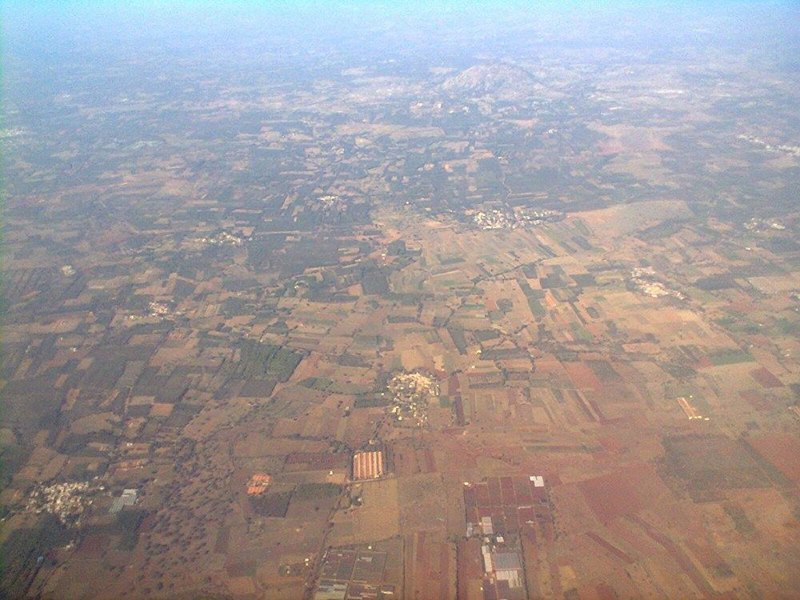
#> input picture image/earthfromsky.jpg, 800 x 600 px, found by its file name
$ python ex1.py
#> lines starting #> are read from the running program, lines starting #| are printed output that depends on the picture
import matplotlib.pylab as pylab
import numpy as np
import os
from skimage.io import imread
from skimage.color import rgb2gray
from skimage import exposure

image_path = './image/earthfromsky.jpg'

if not os.path.exists(image_path):
    print(f"경고: {image_path} 파일을 찾을 수 없습니다. 코드를 종료합니다.")
else:
    img = rgb2gray(imread(image_path))
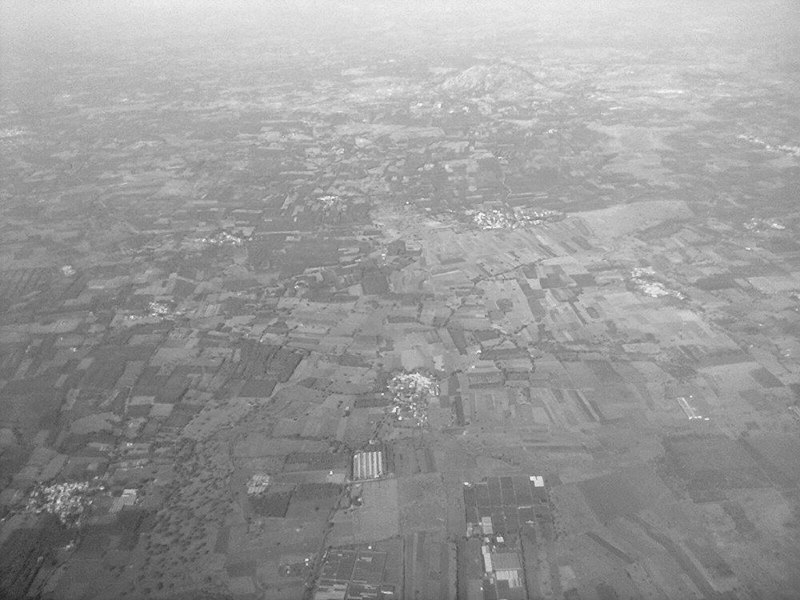
#> img: shape (600, 800) float64; min 0.137, max 0.994, mean 0.603

    img_eq = exposure.equalize_hist(img)
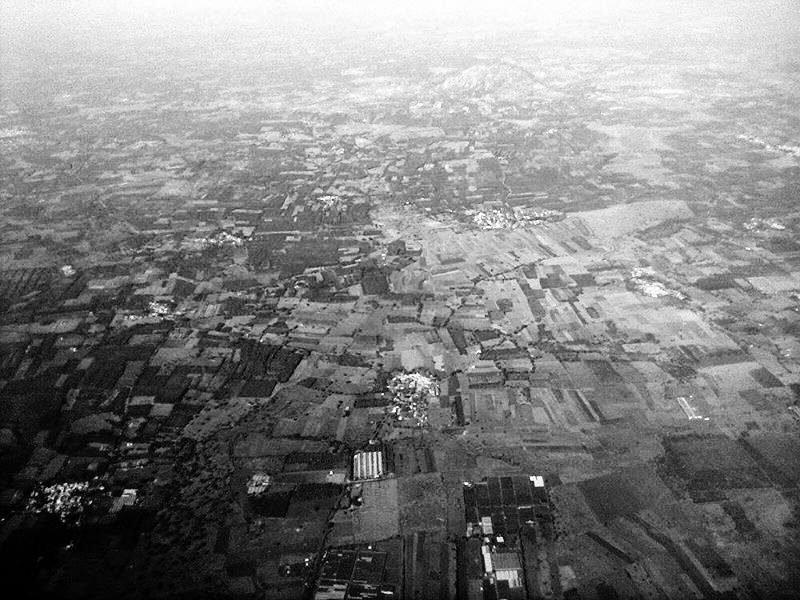
#> img_eq: shape (600, 800) float64; min 2.08e-06, max 1, mean 0.503

    img_adapteq = exposure.equalize_adapthist(img, clip_limit=0.03)
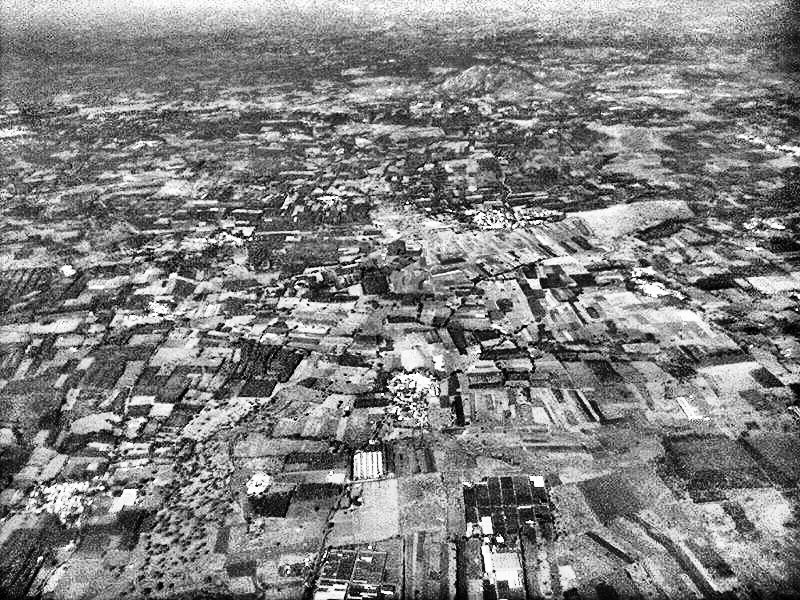
#> img_adapteq: shape (600, 800) float64; min 0, max 1, mean 0.508

    images = [img, img_eq, img_adapteq]
    titles = ['Original input (earth from sky)',
              'After histogram equalization',
              'After adaptive histogram equalization']

    pylab.gray()

    pylab.figure(figsize=(18, 12))

    for i in range(3):
        pylab.subplot(2, 3, i + 1)
        pylab.imshow(images[i], cmap='gray')
        pylab.axis('off')
        pylab.title(titles[i], size=15)

        pylab.subplot(2, 3, i + 4)
        pylab.hist(images[i].ravel(), bins=256, range=(0.0, 1.0), color='g', density=True)
        pylab.title('Histogram for ' + titles[i].split('(')[0].strip(), size=12)
        pylab.xlabel('Pixel value'), pylab.ylabel('Normalized frequency')

    pylab.tight_layout()
    pylab.show()
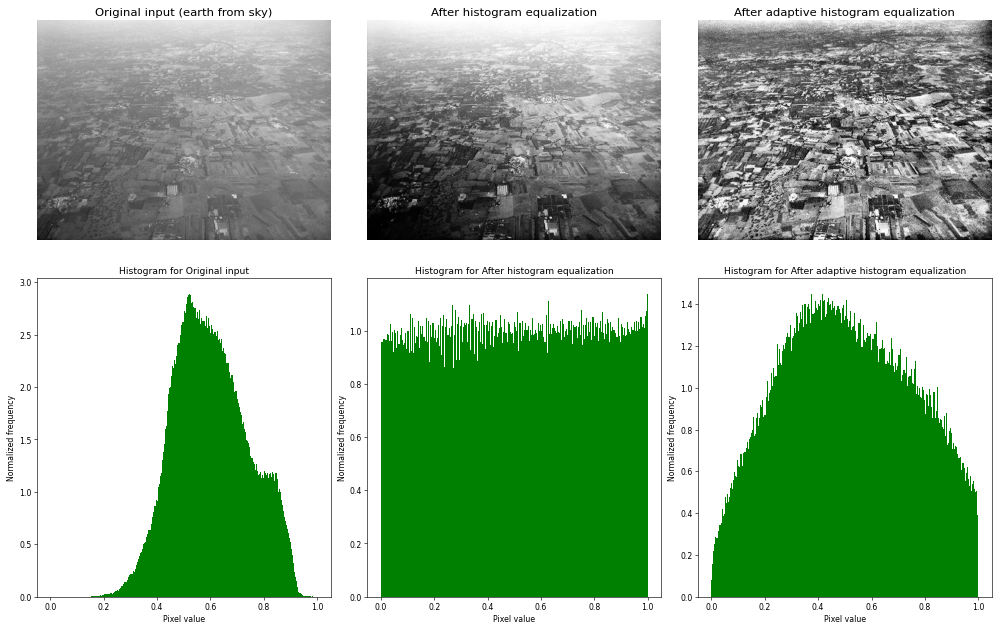
#> figure drawn by matplotlib, 6 panels; panel 2: tallest bar 2.89 high, from x = 0.52 to 0.523; panel 4: tallest bar 1.14 high, from x = 0.996 to 1; panel 6: tallest bar 1.45 high, from x = 0.375 to 0.379

$ run again, with image/aero.jpg copied over image/earthfromsky.jpg
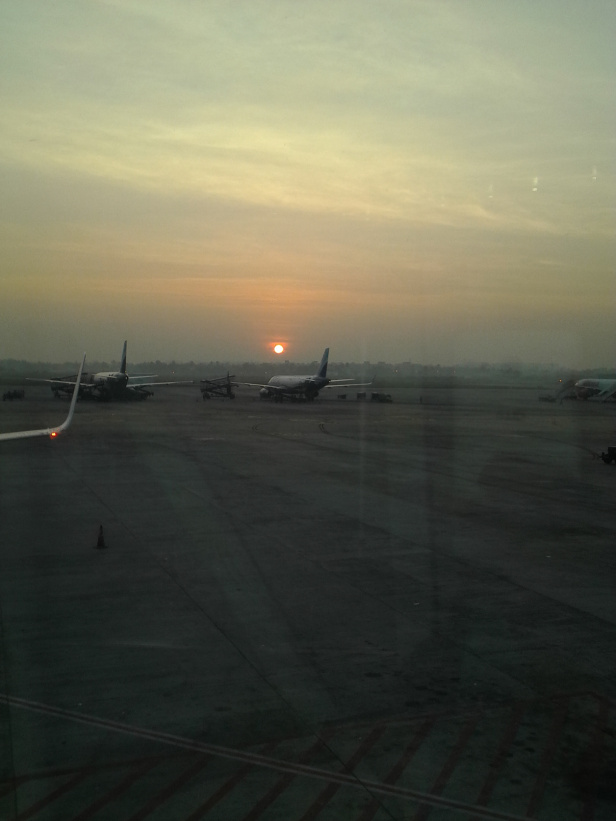
#> input picture image/aero.jpg, 616 x 821 px, found by its file name
#> `img_eq = exposure.equalize_hist(img)`:
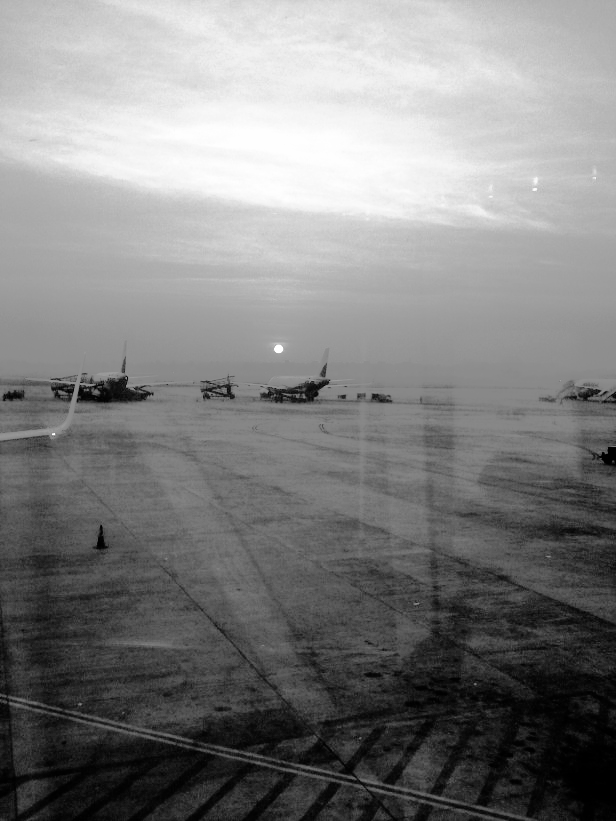
#> img_eq: shape (821, 616) float64; min 1.98e-06, max 1, mean 0.505
#> `img_adapteq = exposure.equalize_adapthist(img, clip_limit=0.03)`:
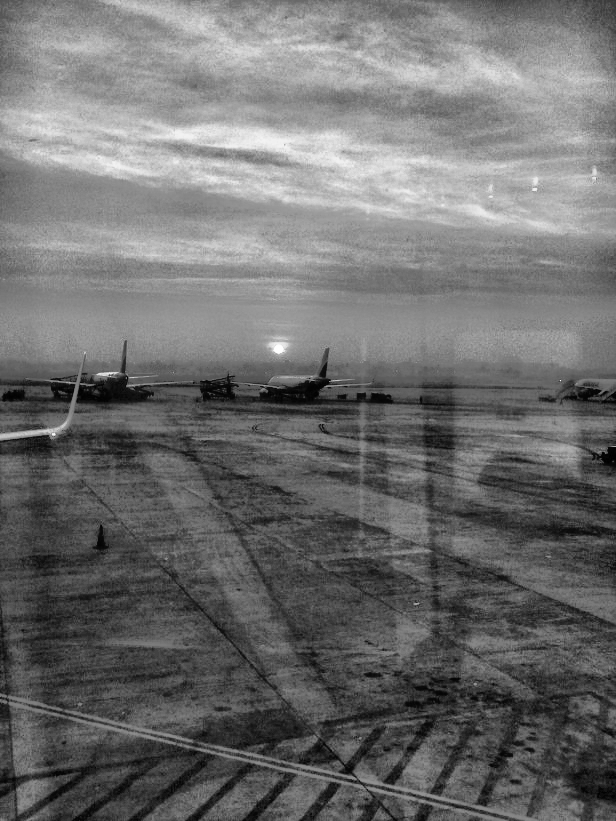
#> img_adapteq: shape (821, 616) float64; min 0, max 1, mean 0.435

$ run again, with image/bisons.jpg copied over image/earthfromsky.jpg
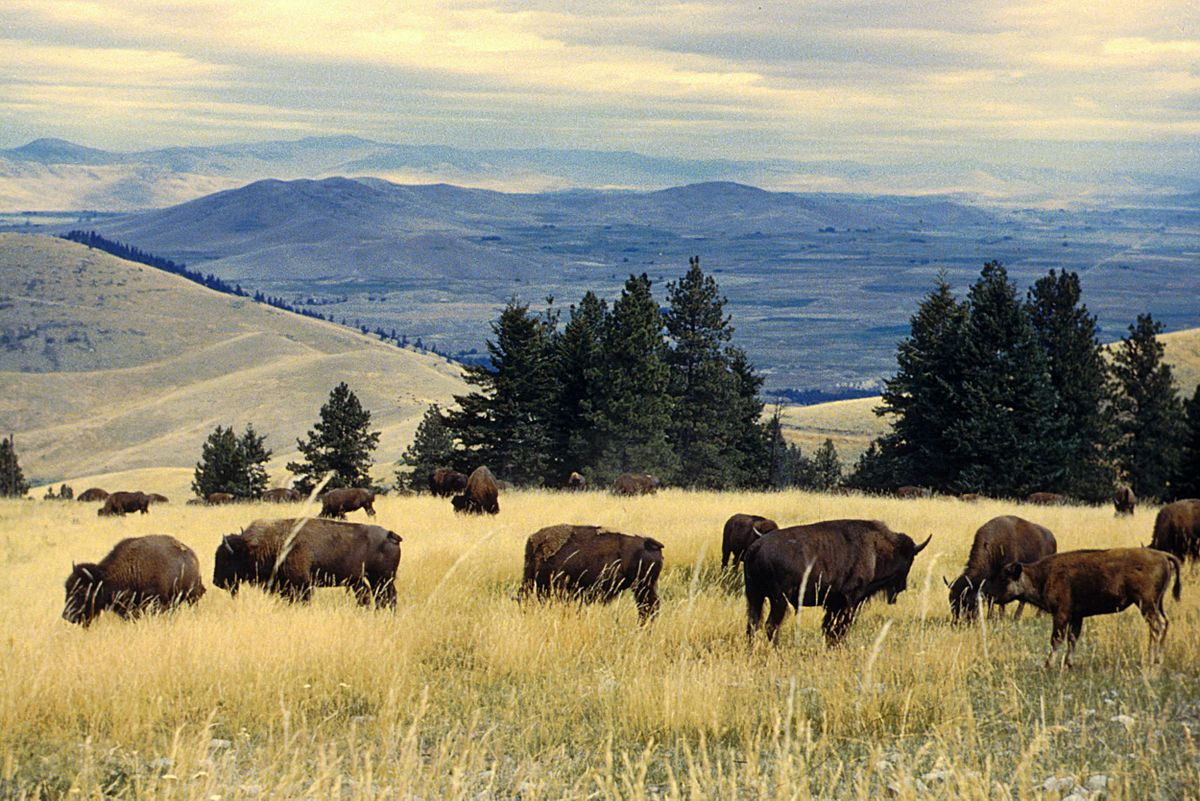
#> input picture image/bisons.jpg, 1200 x 801 px, found by its file name
#> `img_eq = exposure.equalize_hist(img)`:
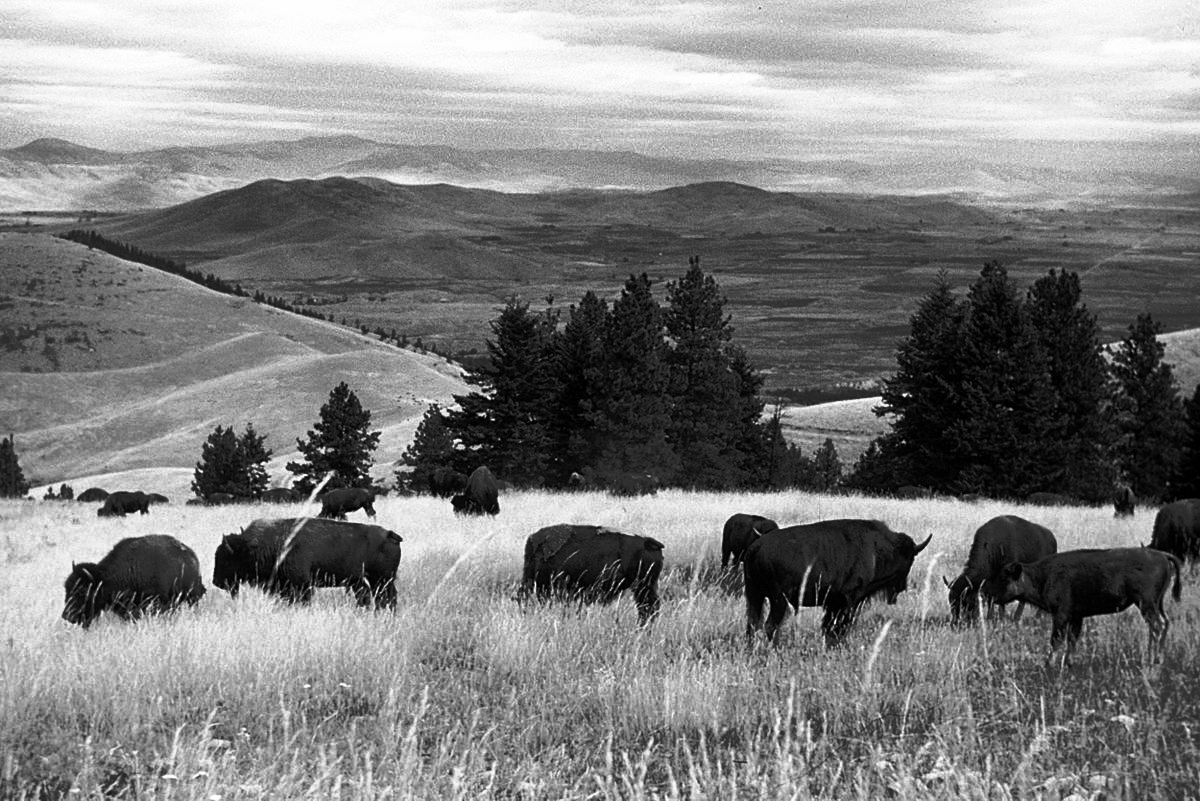
#> img_eq: shape (801, 1200) float64; min 0.000402, max 1, mean 0.503
#> `img_adapteq = exposure.equalize_adapthist(img, clip_limit=0.03)`:
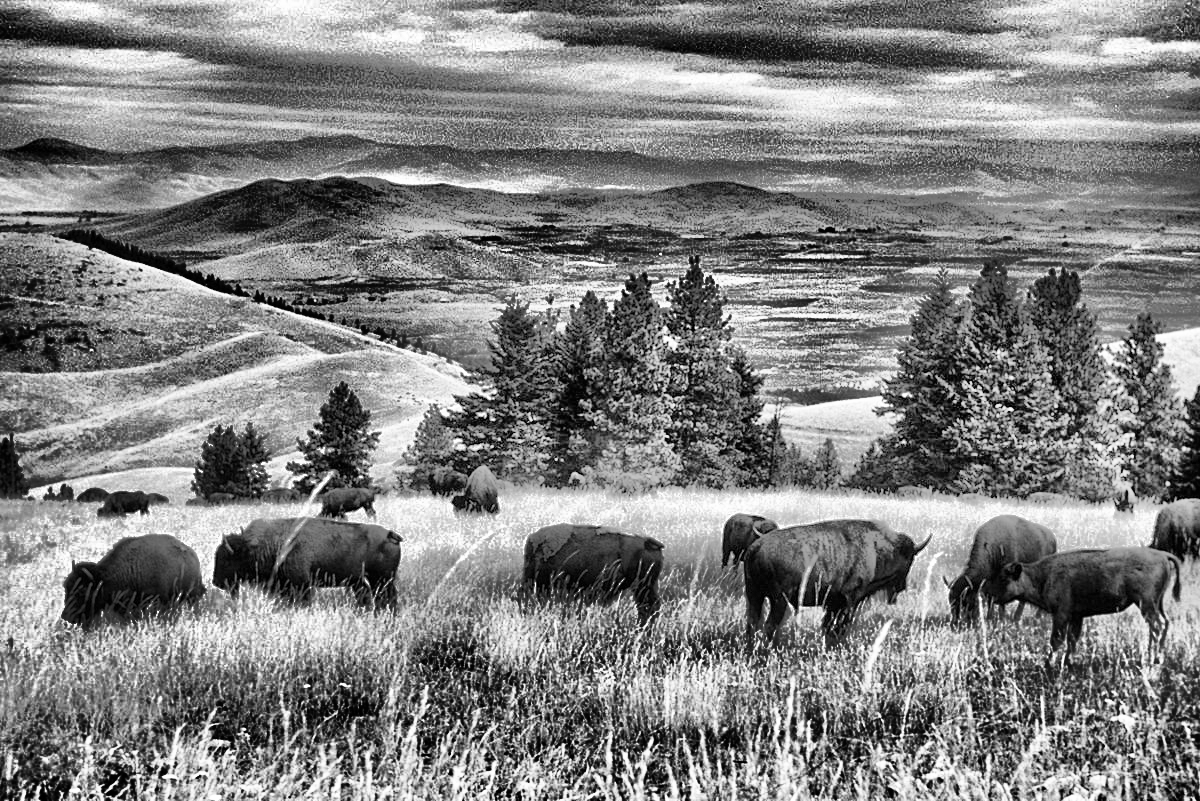
#> img_adapteq: shape (801, 1200) float64; min 0, max 1, mean 0.507
